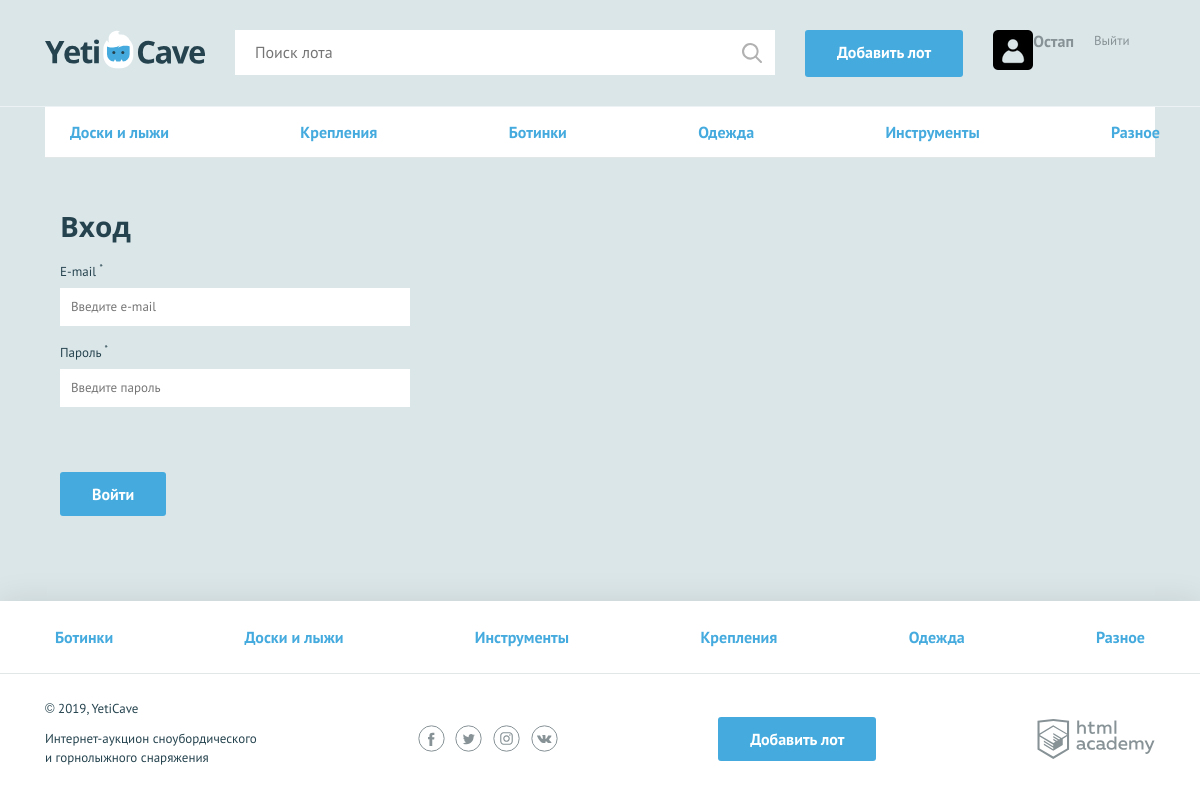
/Login.php (signed in), run on the app's committed database.
### tables this page shows
CREATE TABLE categories(
categ_id varchar (100),
categ_name varchar(50),
CONSTRAINT categ_primary PRIMARY KEY (categ_id, categ_name));

### functions.php (called while the page is built, shortened)
<?php
require_once('data.php');
function compile_template( $name, $data)
{
    $name = 'templates/' . $name;     $result = '';
    extract($data);
    require ($name);
    $result = ob_get_clean();
    return $result;
}
?>

### data.php (called while the page is built, shortened)
<?php
$Link = mysqli_connect('127.0.0.1', 'root','','schema3');
mysqli_set_charset($Link, utf8);
$sql='select * from categories';
$categories_list=mysqli_query($Link,$sql);
$categories_list=mysqli_fetch_all($categories_list,MYSQLI_ASSOC);
$sql2='select * from lots';
$data_list=mysqli_query($Link,$sql2);
$data_list=mysqli_fetch_all($data_list,MYSQLI_ASSOC);
?>

### templates/layout.php (the view, shortened to what this page needs)
<!DOCTYPE html>
<html lang="ru">
<head>
    <link href="../css/normalize.min.css" rel="stylesheet">
    <link href="../css/style.css" rel="stylesheet">
</head>
<body>
<div class="page-wrapper">
    <header class="main-header">
        <div class="main-header__container container">
            <a class="main-header__logo">
                <img src="../img/logo.svg" width="160" height="39" alt="Логотип компании YetiCave">
            </a>
            <form class="main-header__search" method="get" action="https://echo.htmlacademy.ru" autocomplete="off">
                <input type="search" name="search" placeholder="Поиск лота">
                <input class="main-header__search-btn" type="submit" name="find" value="Найти">
            </form>
            <a class="main-header__add-lot button" href="add.php">Добавить лот</a>
            <nav class="user-menu">
                <?php if(!empty($_SESSION['is_auth'])): ?>
                    <div class="user-menu__image">
                        <img src="<?=$_SESSION['is_auth']['user_image']?>" width="40" height="40" alt="Пользователь">
                    </div>
                    <div class="user-menu__logged">
                        <p> <?=$_SESSION['is_auth']['user_name']?> </p>
                    </div>
                    <div class="user-menu__logged">
                        <a href="logout.php">Выйти</a>
                    </div>
                <?php endif; ?>
            </nav>
        </div>
    </header>
    <main class="container">
        <?=$page_content;?>
    </main>
</div>
<footer class="main-footer">
    <nav class="nav">
        <ul class="nav__list container">
            <?php foreach($categories_list as $item): ?>
                <li class="nav__item">
                    <a href="pages/all-lots.html"><?= $item['categ_name'];?></a>
                </li>
            <?php endforeach; ?>
        </ul>
    </nav>
    <div class="main-footer__bottom container">
        <div class="main-footer__copyright">
            <p>© 2019, YetiCave</p>
            <p>Интернет-аукцион сноубордического и горнолыжного снаряжения</p>
        </div>
        <div class="main-footer__social social">
            <a class="social__link social__link--facebook" href="#">
            </a>
            <a class="social__link social__link--twitter" href="#">
            </a>
            <a class="social__link social__link--instagram" href="#">
            </a>
            <a class="social__link social__link--vkontakte" href="#">
            </a>
        </div>
        <a class="main-footer__add-lot button" href="add.php">Добавить лот</a>
        <div class="main-footer__developed-by">
            <a class="logo-academy" href="https://htmlacademy.ru/intensive/php">
            </a>
        </div>
    </div>
</footer>
</body>
</html>

### css/style.css (style rules this page uses)
html, body { height: 100%; }
.page-wrapper { display: flex; flex-direction: column; min-height: 100%; margin-bottom: -202px; }
.page-wrapper::after { content: ""; display: block; }
.page-wrapper::after { height: 85px; }
main { margin-bottom: 202px; }
body { min-width: 1140px; background-color: #dbe6e9; font-family: "PT Sans", sans-serif; font-weight: 400; font-size: 16px; line-height: 26px; color: #25434e; }
a { text-decoration: none; }
.container { width: 1110px; margin: 0 auto; padding: 0 15px; }
main.container { margin-bottom: 202px; }
.button { display: block; padding: 9px 32px; background-color: #45abde; color: #ffffff; text-align: center; font-weight: 700; border: none; border-radius: 3px; }
.main-header { padding: 30px 0 29px; border-bottom: 1px solid rgba(255, 255, 255, 0.5); }
.main-header__container { display: -webkit-flex; display: -ms-flexbox; display: flex; -webkit-justify-content: flex-start; -ms-flex-pack: start; justify-content: flex-start; }
.main-header__logo { display: block; margin-right: 30px; }
.main-header__search { position: relative; width: 540px; margin-right: 30px; }
.main-header__search input[type="search"] { width: 100%; padding: 8px 19px 9px 19px; border: 1px solid #ffffff; }
.main-header__search-btn { content: ""; position: absolute; top: 3px; right: 3px; width: 20px; height: 20px; padding: 20px; background: url("../img/search.svg") center no-repeat; opacity: 0.3; border: 0; font-size: 0; }
.main-header__add-lot { max-width: 160px; margin-right: 30px; }
.user-menu { display: -webkit-flex; display: -ms-flexbox; display: flex; }
.user-menu__logged { color: #879296; line-height: 22px; }
.user-menu__logged p { font-weight: 700; margin: 0; }
.user-menu__logged a { color: #879296; font-size: 13px; font-weight: 400; float: left; }
.user-menu__logged a:last-child { margin-left: 20px; }
.main-footer { background-color: #ffffff; box-shadow: 0 0 30px 0 rgba(0, 0, 0, 0.1); }
.main-footer__bottom { display: -webkit-flex; display: -ms-flexbox; display: flex; -webkit-justify-content: space-between; -ms-flex-pack: justify; justify-content: space-between; -webkit-align-items: center; -ms-flex-align: center; align-items: center; padding: 25px 0; }
.main-footer__copyright { max-width: 212px; }
.main-footer__copyright p { margin: 0; margin-bottom: 11px; font-size: 13px; line-height: 19px; }
.main-footer__social { width: 140px; }
.social { display: -webkit-flex; display: -ms-flexbox; display: flex; -webkit-justify-content: space-between; -ms-flex-pack: justify; justify-content: space-between; -webkit-flex-wrap: wrap; -ms-flex-wrap: wrap; flex-wrap: wrap; }
.social__link { width: 27px; height: 27px; }
.logo-academy { display: block; width: 118px; height: 40px; }
.nav { background-color: #ffffff; border-bottom: 1px solid #e1e6e7; }
.nav__list { display: -webkit-flex; display: -ms-flexbox; display: flex; -webkit-justify-content: space-between; -ms-flex-pack: justify; justify-content: space-between; -webkit-flex-wrap: wrap; -ms-flex-wrap: wrap; flex-wrap: wrap; list-style: none; }
.nav__item a { position: relative; display: block; padding: 12px 10px; font-weight: 700; color: #45abde; }
.nav__item a::before { content: ""; display: none; position: absolute; bottom: 0; width: calc(100% - 20px); height: 3px; background-color: #e2e5e6; }
.main-footer .nav__item a { padding: 23px 10px; }

### data on the page
categories: categ_name "Ботинки"
categories: categ_name "Доски и лыжи"
categories: categ_name "Инструменты"
categories: categ_name "Крепления"
categories: categ_name "Одежда"
categories: categ_name "Разное"

### other printed values
$_SESSION['is_auth']['user_name'] "Остап"
